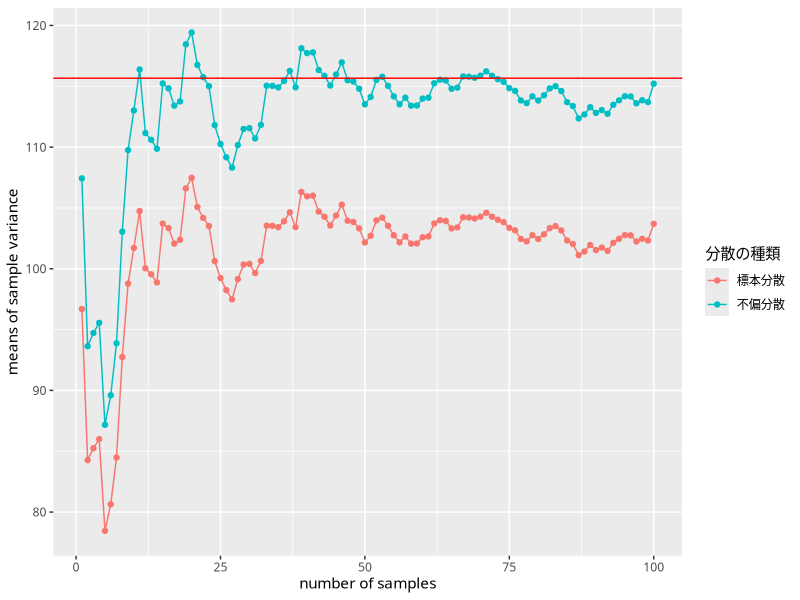

Generate this figure with R:
## ---- chunk 1
library(tidyverse)
# 母集団のサイズ
N <- 100
# 乱数生成
x <- round(rnorm(N, 50, 10))
# 標本のサイズ
n <- 10
# 反復回数
X <- 100
samp.df <- data.frame(id=numeric(),val=numeric())
# サンプリングを繰り返す
for(i in 1:X){
  s <- sample(x,n,replace = F)
  samp.df <- rbind(samp.df,cbind(rep(i,n),s))
}
samp.df$V1 <- as.factor(samp.df$V1)

# 標本分散
bV <- function(x){
  mx <- mean(x)
  v <- mean((x-mx)^2)
  return(v)
}

# サンプリングごとの標本分散
mv <- tapply(samp.df$s,samp.df$V1,bV)

# 標本分散の平均ベクトル
mm <- c()
for(i in 1:length(mv)){
  tmp <- mean(mv[1:i])
  mm <- c(mm,tmp)
}

# サンプリングごとの不偏分散
mv2 <- tapply(samp.df$s,samp.df$V1,var)

# 不偏分散の平均ベクトル
mm2 <- c()
for(i in 1:length(mv2)){
  tmp <- mean(mv2[1:i])
  mm2 <- c(mm2,tmp)
}


# 可視化
cbind(mm,mm2) %>% transform() %>% mutate(rep=as.numeric(rownames(.))) %>% tidyr::gather(key,val,-rep,factor_key=T) %>%
  ggplot(aes(x=rep,y=val,color=key))+ geom_point()+geom_line()+geom_hline(yintercept=bV(x),color="red")+
  ylab('means of sample variance')+xlab('number of samples')+theme_grey(base_family = "HiraKakuProN-W3")+
  scale_colour_discrete(name='分散の種類',labels=c("標本分散","不偏分散"))
